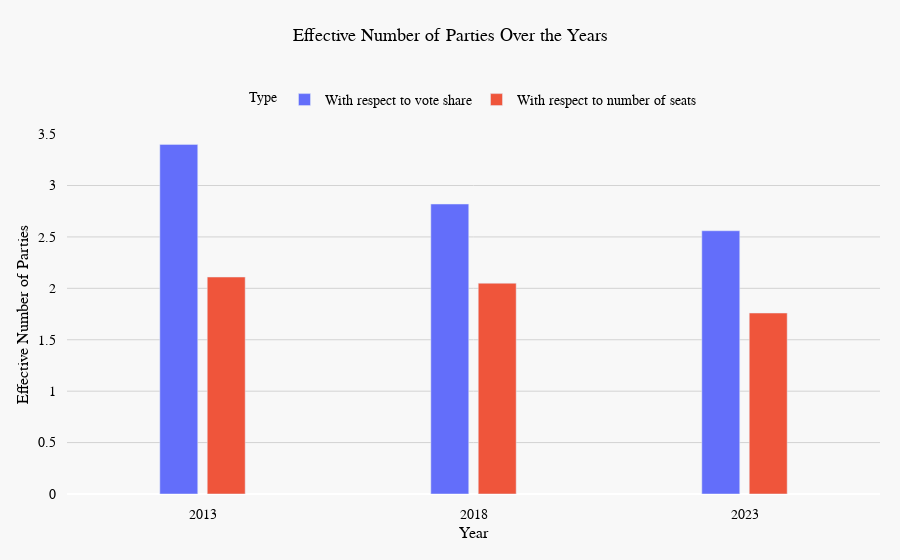

Notebook cell for this chart:
### Code cell
fig2 = px.bar(enop_results, y='ENOP', x='year',
            title='Effective Number of Parties Over the Years',
            labels={'ENOP':'Effective Number of Parties'},
            barmode='group',
            color='Type',
            color_discrete_sequence=px.colors.qualitative.Plotly,)

fig2.update_layout(
    bargap=0.65,
    bargroupgap=0.2,
    xaxis_title="Year",
    yaxis_title="Effective Number of Parties",
    xaxis=dict(
        tickvals=enop_results['year'].unique(),
        tickfont=dict(family="Cambria", size=14, color="black"),
        titlefont=dict(family="Cambria", size=16, color="black"),
        fixedrange=True,
        showgrid=False,
    ),
    yaxis=dict(
        range=[0, 3.5],
        tickvals = [0,0.5,1.0,1.5,2,2.5,3,3.5],
        tickfont=dict(family="Cambria", size=14, color="black"),
        titlefont=dict(family="Cambria", size=16, color="black"),
        fixedrange=True,
        showgrid=True,
        zeroline=True,
        gridcolor='lightgrey',
    ),
    title = dict(
        font = dict(family="Cambria", size=18, color="black"),
        text = "Effective Number of Parties Over the Years",  
        xanchor="center",
        x = 0.5,
        yanchor="top",
        y = 0.95
    ),
    legend = dict(
        title = dict(
            text = 'Type',
            font = dict(family="Cambria", size=14, color="black")
        ),
        font=dict(family="Cambria", size=14, color="black"),
        orientation="h",
        xanchor = 'center',
        x = 0.5,
        yref = 'container',
        yanchor = 'top',
        y = 0.85
    ),
    autosize=True,
    dragmode=False,
    plot_bgcolor = "#f8f8f8",
    paper_bgcolor = "#f8f8f8",
    margin = dict(pad=10, t=50, b=20, l=20, r=20), 
    legend_itemclick=False,  # Disable legend click actions
    legend_itemdoubleclick=False,
)

pio.write_json(fig2, 'plots/enop.json')

fig2

### Figure 1 — Plotly figure (JSON) as saved in the notebook; plotly's stock layout.template omitted (floating-point values rounded to 4 significant figures)
{"data": [{"alignmentgroup": "True", "hovertemplate": "Type=With respect to vote share<br>year=%{x}<br>Effective Number of Parties=%{y}<extra></extra>", "legendgroup": "With respect to vote share", "marker": {"color": "#636EFA", "pattern": {"shape": ""}}, "name": "With respect to vote share", "offsetgroup": "With respect to vote share", "orientation": "v", "showlegend": true, "textposition": "auto", "type": "bar", "x": [2013, 2018, 2023], "xaxis": "x", "y": [3.4, 2.82, 2.56], "yaxis": "y"}, {"alignmentgroup": "True", "hovertemplate": "Type=With respect to number of seats<br>year=%{x}<br>Effective Number of Parties=%{y}<extra></extra>", "legendgroup": "With respect to number of seats", "marker": {"color": "#EF553B", "pattern": {"shape": ""}}, "name": "With respect to number of seats", "offsetgroup": "With respect to number of seats", "orientation": "v", "showlegend": true, "textposition": "auto", "type": "bar", "x": [2013, 2018, 2023], "xaxis": "x", "y": [2.11, 2.05, 1.76], "yaxis": "y"}], "layout": {"autosize": true, "bargap": 0.65, "bargroupgap": 0.2, "barmode": "group", "dragmode": false, "legend": {"font": {"color": "black", "family": "Cambria", "size": 14}, "itemclick": false, "itemdoubleclick": false, "orientation": "h", "title": {"font": {"color": "black", "family": "Cambria", "size": 14}, "text": "Type"}, "tracegroupgap": 0, "x": 0.5, "xanchor": "center", "y": 0.85, "yanchor": "top", "yref": "container"}, "margin": {"b": 20, "l": 20, "pad": 10, "r": 20, "t": 50}, "paper_bgcolor": "#f8f8f8", "plot_bgcolor": "#f8f8f8", "title": {"font": {"color": "black", "family": "Cambria", "size": 18}, "text": "Effective Number of Parties Over the Years", "x": 0.5, "xanchor": "center", "y": 0.95, "yanchor": "top"}, "xaxis": {"anchor": "y", "domain": [0, 1], "fixedrange": true, "showgrid": false, "tickfont": {"color": "black", "family": "Cambria", "size": 14}, "tickvals": [2013, 2018, 2023], "title": {"font": {"color": "black", "family": "Cambria", "size": 16}, "text": "Year"}}, "yaxis": {"anchor": "x", "domain": [0, 1], "fixedrange": true, "gridcolor": "lightgrey", "range": [0, 3.5], "showgrid": true, "tickfont": {"color": "black", "family": "Cambria", "size": 14}, "tickvals": [0, 0.5, 1, 1.5, 2, 2.5, 3, 3.5], "title": {"font": {"color": "black", "family": "Cambria", "size": 16}, "text": "Effective Number of Parties"}, "zeroline": true}}}
